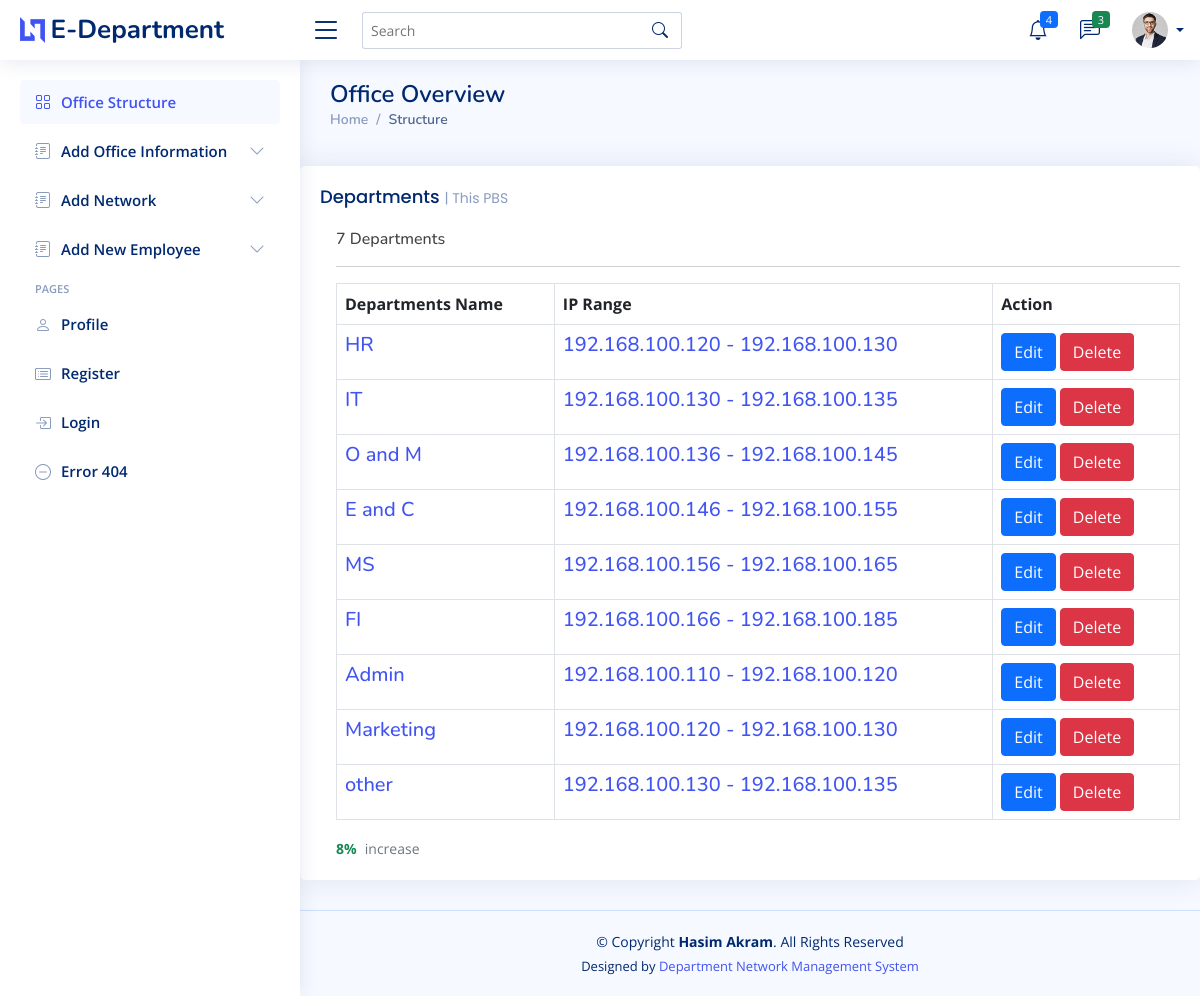
The page /dep_detail.php on the database its author committed.
### tables this page shows
CREATE TABLE `department` (
  `id` int(10) NOT NULL,
  `pbsname` varchar(50) NOT NULL,
  `officename` varchar(30) NOT NULL,
  `depname` varchar(30) NOT NULL,
  `depcode` varchar(10) NOT NULL,
  `iprange` varchar(50) NOT NULL
);

### functions.php (called while the page is built, shortened)
<?php
	class edep{
			private $host="localhost";
			private $user="root";
			private $pass="";
			private $db="edepartment";
			public $connection;
			public function __construct(){
				$connect = new mysqli($this -> host, $this -> user, $this -> pass, $this -> db);
				$this -> connection = $connect ;
					}
				public function deparmentview(){
					$sql ="SELECT * FROM department";
					$depdataa=$this -> connection -> query($sql);
					if ($depdataa) {
						return $depdataa;
					}else{
						return false;
					}
				}
}
?>

### dep_detail.php (the view, shortened to what this page needs)
<?php
	include 'menu.php';
	include 'functions.php';
	$obj =new edep;
?>
            <div class="col-xxl-6 offset-md-3 col-md-9">
              <div class="card info-card revenue-card">
                <div class="card-body">
                  <h5 class="card-title">Departments <span>| This PBS</span></h5>
                    <div class="ps-3">
                      <?php
                        $count =$obj -> countdep();
                        while($countdata= $count -> fetch_assoc()) :
                          print_r ([$countdata]);
                        endwhile;
                        ?>
                       <h6> 7 Departments</h6>
                       <hr>
                       <table class="table table-bordered">
                          <tr>
                            <th>Departments Name</th>
                            <th>IP Range</th>
                            <th>Action</th>
                          </tr>
                      <?php
                        $totaldep = $obj -> deparmentview();
                        while($totaldepp=$totaldep -> fetch_array()):
                      ?>
                         <tr>
                            <td><h5><a href="emp_detail.php?id=<?php echo $totaldepp['depname']; ?>"><?php echo $totaldepp['depname']; ?></a></h5></td>
                            <td><h5><a href="emp_detail.php?id=<?php echo $totaldepp['depname']; ?>"><?php echo $totaldepp['iprange']; ?></a></h5></td>
                          <td>
                                      <a class="btn btn-primary" href="updatedep.php?id=<?php echo $totaldepp['id'];?>">Edit</a>
                                       <a class="btn btn-danger" href="department_del.php?id=<?php echo $totaldepp['id'];?>">Delete</a>
                          </td>
                     </tr>
                      <?php
                        endwhile;
                      ?>
                       </table>
                      <span class="text-success small pt-1 fw-bold">8%</span> <span class="text-muted small pt-2 ps-1">increase</span>
                    </div>
                  </div>
                </div>
              </div>
            <?php
            	include 'footer.php';
            ?>

### menu.php (shortened to what this page needs)
<!DOCTYPE html>
<html lang="en">
<head>
  <link href="https://cdn.jsdelivr.net/npm/bootstrap@5.0.2/dist/css/bootstrap.min.css" rel="stylesheet">
  <link rel="stylesheet" href="https://cdn.jsdelivr.net/npm/bootstrap-icons@1.8.3/font/bootstrap-icons.css">
  <link href="assets/vendor/boxicons/css/boxicons.min.css" rel="stylesheet">
  <link href="assets/vendor/quill/quill.snow.css" rel="stylesheet">
  <link href="assets/vendor/quill/quill.bubble.css" rel="stylesheet">
  <link href="assets/vendor/remixicon/remixicon.css" rel="stylesheet">
  <link href="assets/vendor/simple-datatables/style.css" rel="stylesheet">
  <link href="assets/css/style.css" rel="stylesheet">
</head>
<body>
  <header id="header" class="header fixed-top d-flex align-items-center">
    <div class="d-flex align-items-center justify-content-between">
      <a href="edep.php" class="logo d-flex align-items-center">
        <img src="assets/img/logo.png" alt="">
        <span class="d-none d-lg-block">E-Department</span>
      </a>
      <i class="bi bi-list toggle-sidebar-btn"></i>
    </div>
    <div class="search-bar">
      <form class="search-form d-flex align-items-center" method="POST" action="#">
        <input type="text" name="query" placeholder="Search" title="Enter search keyword">
        <button type="submit" title="Search"><i class="bi bi-search"></i></button>
      </form>
    </div>
    <nav class="header-nav ms-auto">
      <ul class="d-flex align-items-center">
        <li class="nav-item dropdown">
          <a class="nav-link nav-icon" href="#" data-bs-toggle="dropdown">
            <i class="bi bi-bell"></i>
            <span class="badge bg-primary badge-number">4</span>
          </a>
        </li>
        <li class="nav-item dropdown">
          <a class="nav-link nav-icon" href="#" data-bs-toggle="dropdown">
            <i class="bi bi-chat-left-text"></i>
            <span class="badge bg-success badge-number">3</span>
          </a>
        </li>
        <li class="nav-item dropdown pe-3">
          <a class="nav-link nav-profile d-flex align-items-center pe-0" href="#" data-bs-toggle="dropdown">
            <img src="assets/img/profile-img.jpg" alt="Profile" class="rounded-circle">
            <span class="d-none d-md-block dropdown-toggle ps-2"><?php echo $_SESSION['username']; ?></span>
          </a>
        </li>
      </ul>
    </nav>
  </header>
  <aside id="sidebar" class="sidebar">
    <ul class="sidebar-nav" id="sidebar-nav">
      <li class="nav-item">
        <a class="nav-link " href="edep.php">
          <i class="bi bi-grid"></i>
          <span>Office Structure</span>
        </a>
      </li>
       <li class="nav-item">
        <a class="nav-link collapsed" data-bs-target="#forms-navss" data-bs-toggle="collapse" href="#">
          <i class="bi bi-journal-text"></i><span>Add Office Information</span><i class="bi bi-chevron-down ms-auto"></i>
        </a>
      </li>
       <li class="nav-item">
        <a class="nav-link collapsed" data-bs-target="#forms-naveed" data-bs-toggle="collapse" href="#">
          <i class="bi bi-journal-text"></i><span>Add Network</span><i class="bi bi-chevron-down ms-auto"></i>
        </a>
      </li>
         <li class="nav-item">
        <a class="nav-link collapsed" data-bs-target="#forms-navff" data-bs-toggle="collapse" href="#">
          <i class="bi bi-journal-text"></i><span>Add New Employee</span><i class="bi bi-chevron-down ms-auto"></i>
        </a>
      </li>
                  <li class="nav-heading">Pages</li>
                    <li class="nav-item">
                      <a class="nav-link collapsed" href="emp.php">
                        <i class="bi bi-person"></i>
                        <span>Profile</span>
                      </a>
                    </li>
                    <li class="nav-item">
                      <a class="nav-link collapsed" href="account_create.php">
                        <i class="bi bi-card-list"></i>
                        <span>Register</span>
                      </a>
                    </li>
                    <li class="nav-item">
                      <a class="nav-link collapsed" href="login.php">
                        <i class="bi bi-box-arrow-in-right"></i>
                        <span>Login</span>
                      </a>
                    </li>
                    <li class="nav-item">
                      <a class="nav-link collapsed" href="pages-error-404.php">
                        <i class="bi bi-dash-circle"></i>
                        <span>Error 404</span>
                      </a>
                    </li>
                  </ul>
                </aside>
                <main id="main" class="main">
                  <div class="pagetitle">
                    <h1>Office Overview</h1>
                    <nav>
                      <ol class="breadcrumb">
                        <li class="breadcrumb-item"><a href="edep.php">Home</a></li>
                        <li class="breadcrumb-item active">Structure</li>
                      </ol>
                    </nav>
                  </div>
  </main>
  </body>
</html>

### footer.php (shortened to what this page needs)
<footer id="footer" class="footer">
  <div class="copyright">
    &copy; Copyright <strong><span>Hasim Akram</span></strong>. All Rights Reserved
  </div>
  <div class="credits">
    Designed by <a href="https://bootstrapmade.com/">Department Network Management System</a>
  </div>
</footer>

### assets/css/style.css (style rules this page uses)
:root { scroll-behavior: smooth; }
body { font-family: "Open Sans", sans-serif; background: #f6f9ff; color: #444444; }
a { color: #4154f1; text-decoration: none; }
h1, h2, h3, h4, h5, h6 { font-family: "Nunito", sans-serif; }
#main { margin-top: 60px; padding: 20px 30px; transition: all 0.3s; }
.pagetitle { margin-bottom: 10px; }
.pagetitle h1 { font-size: 24px; margin-bottom: 0; font-weight: 600; color: #012970; }
.card { margin-bottom: 30px; border: none; border-radius: 5px; box-shadow: 0px 0 30px rgba(1, 41, 112, 0.1); }
.card-title { padding: 20px 0 15px 0; font-size: 18px; font-weight: 500; color: #012970; font-family: "Poppins", sans-serif; }
.card-title span { color: #899bbd; font-size: 14px; font-weight: 400; }
.card-body { padding: 0 20px 20px 20px; }
.breadcrumb { font-size: 14px; font-family: "Nunito", sans-serif; color: #899bbd; font-weight: 600; }
.breadcrumb a { color: #899bbd; transition: 0.3s; }
.breadcrumb .breadcrumb-item::before { color: #899bbd; }
.breadcrumb .active { color: #51678f; font-weight: 600; }
.logo { line-height: 1; }
@media (min-width: 1200px) { .logo { width: 280px; } }
.logo img { max-height: 26px; margin-right: 6px; }
.logo span { font-size: 26px; font-weight: 700; color: #012970; font-family: "Nunito", sans-serif; }
.header { transition: all 0.5s; z-index: 997; height: 60px; box-shadow: 0px 2px 20px rgba(1, 41, 112, 0.1); background-color: #fff; padding-left: 20px; }
.header .toggle-sidebar-btn { font-size: 32px; padding-left: 10px; cursor: pointer; color: #012970; }
.header .search-bar { min-width: 360px; padding: 0 20px; }
.header .search-form { width: 100%; }
.header .search-form input { border: 0; font-size: 14px; color: #012970; border: 1px solid rgba(1, 41, 112, 0.2); padding: 7px 38px 7px 8px; border-radius: 3px; transition: 0.3s; width: 100%; }
.header .search-form button { border: 0; padding: 0; margin-left: -30px; background: none; }
.header .search-form button i { color: #012970; }
.header-nav ul { list-style: none; }
.header-nav > ul { margin: 0; padding: 0; }
.header-nav .nav-icon { font-size: 20px; color: #012970; }
.header-nav .nav-profile { color: #012970; }
.header-nav .nav-profile img { max-height: 36px; }
.header-nav .nav-profile span { font-size: 14px; font-weight: 600; }
.header-nav .badge-number { position: absolute; inset: 4px 6px auto auto; font-weight: normal; font-size: 11px; padding: 3px 6px; }
.sidebar { position: fixed; top: 60px; left: 0; bottom: 0; width: 300px; z-index: 996; transition: all 0.3s; padding: 20px; overflow-y: auto; scrollbar-width: thin; scrollbar-color: #aab7cf transparent; box-shadow: 0px 0px 20px rgba(1, 41, 112, 0.1); background-color: #fff; }
@media (min-width: 1200px) { #main, #footer { margin-left: 300px; } }
.sidebar-nav { padding: 0; margin: 0; list-style: none; }
.sidebar-nav li { padding: 0; margin: 0; list-style: none; }
.sidebar-nav .nav-item { margin-bottom: 5px; }
.sidebar-nav .nav-heading { font-size: 11px; text-transform: uppercase; color: #899bbd; font-weight: 600; margin: 10px 0 5px 15px; }
.sidebar-nav .nav-link { display: flex; align-items: center; font-size: 15px; font-weight: 600; color: #4154f1; transition: 0.3; background: #f6f9ff; padding: 10px 15px; border-radius: 4px; }
.sidebar-nav .nav-link i { font-size: 16px; margin-right: 10px; color: #4154f1; }
.sidebar-nav .nav-link.collapsed { color: #012970; background: #fff; }
.sidebar-nav .nav-link.collapsed i { color: #899bbd; }
.sidebar-nav .nav-link .bi-chevron-down { margin-right: 0; transition: transform 0.2s ease-in-out; }
.footer { padding: 20px 0; font-size: 14px; transition: all 0.3s; border-top: 1px solid #cddfff; }
.footer .copyright { text-align: center; color: #012970; }
.footer .credits { padding-top: 5px; text-align: center; font-size: 13px; color: #012970; }

### rows shown on the page
department: depname "HR", iprange "192.168.100.120 - 192.168.100.130"
department: depname "IT", iprange "192.168.100.130 - 192.168.100.135"
department: depname "O and M", iprange "192.168.100.136 - 192.168.100.145"
department: depname "E and C", iprange "192.168.100.146 - 192.168.100.155"
department: depname "MS", iprange "192.168.100.156 - 192.168.100.165"
department: depname "FI", iprange "192.168.100.166 - 192.168.100.185"
department: depname "Admin", iprange "192.168.100.110 - 192.168.100.120"
department: depname "Marketing", iprange "192.168.100.120 - 192.168.100.130"
department: depname "other", iprange "192.168.100.130 - 192.168.100.135"
